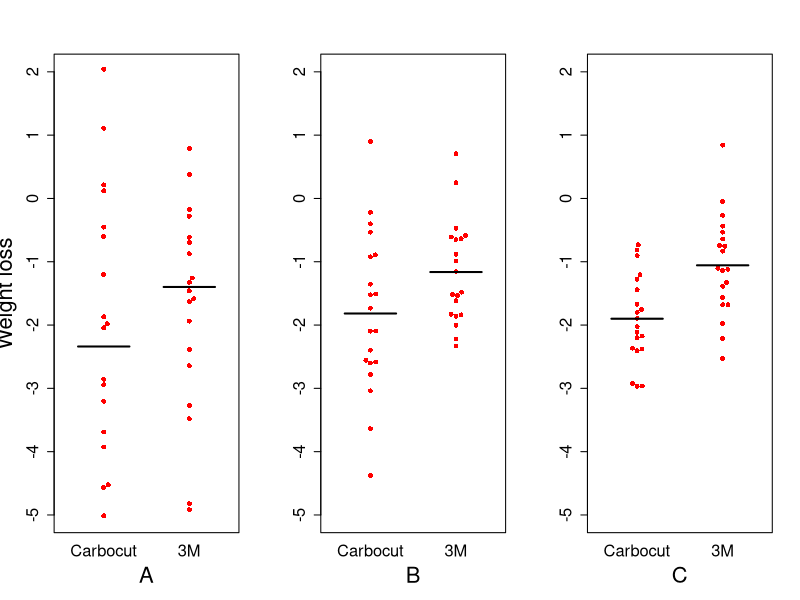

R code for this plot: (Note: this script raises an error after producing the figure.)
## ---- chunk 1
list_of_packages<-c("tidyverse","kableExtra","knitr","MASS")
new.packages <- list_of_packages[!(list_of_packages %in% installed.packages()[,"Package"])]
if(length(new.packages))install.packages(new.packages,dependencies = TRUE)

library(tidyverse)
library(kableExtra)
library(knitr)
library(MASS)
library(dplyr)
library(magrittr)
library(ggplot2)
library(ggpubr)

## ---- chunk 2
library(beeswarm) #nice plotting package
library(doBy)
set.seed(8) #to ensure same values generated on each run - change to any other number for different results

#create a set of values to simulate for true group differences in SD units
truediff<-c(.1,.75,1.25) #here we have 3 values; c stands for cocatenate so we get 3 values
#in a vector; we can refer to them as truediff[1], truediff[2] and truediff[3]
truelabel<-c('A','B','C') #to label the plots for each run

ndiffs<-length(truediff)

par(mfrow=c(1,3))

myn<-20 #N per group
myES <- NA
for (i in 1:ndiffs){
  thisdiff<-truediff[i]
mynum <- rnorm(myn*2)
mynum[1:myn]<-mynum[1:myn]-thisdiff  #add truediff value to group 1 scores

#scale so that variances differ rather than means
mynum<-(-2)*mynum/(i)-2 #just divide by 1, 2 or 3, after switching polarity and multiplying by 2 (to make it more compatible with the example)

mygp<-c(rep(2,myn),rep(1,myn))#generate group IDs for equal sized groups 1 and 2
mydat<-data.frame(cbind(mygp,mynum)) #stick it all together in a dataframe
#mydat #uncomment this to look at the dataframe if you like

#Show the plot with the stats
myylab<-''
if (i==1){myylab<-'Weight loss'}
mydat$mygp<-as.factor(mydat$mygp)
levels(mydat$mygp)<-c('Carbocut','3M')

beeswarm(mynum~mygp , data = mydat,xlab=truelabel[i],ylab=myylab,
         col='red',pch=16,ylim=c(-5,2),cex.axis=1.5,cex.lab=2)
segments(x0 = 0.7, x1 = 1.3,
         y0 = mean(mydat$mynum[21:40]), 
         lty = 1, lwd = 2,col='black')
segments(x0 = 1.7, x1 = 2.3,
         y0 = mean(mydat$mynum[1:20]), 
         lty = 1, lwd = 2,col='black')
myES[i]<-(mean(mydat$mynum[21:40])-mean(mydat$mynum[1:20]))/mean(sd(mydat$mynum[1:20]),sd(mydat$mynum[21:40]))

}



## ---- chunk 3
knitr::include_graphics('images/Effectsizes_fig.jpg')
## ---- chunk 4
#Plot taken from Law of Small numbers paper: needs formatting etc - possibly redoing in ggplot. For now, I have just read in the saved version. 
nsub <- 100 #set to size of largest group 
numrange<-c(10,20,40,80,160,320)
nset <- length(numrange)
sampledat<-data.frame(matrix(NA,nrow=nsub,ncol=nset)) #dummy frame to hold simulated data on nsub cases and nset columns
#prepare plot

ES<-.3

Nsample<-50

for (n in numrange){
  sampledat <- data.frame(matrix(NA,Nsample*2,3))
  colnames(sampledat)<-c('N','mean','ES')
  sampledat$N<-n
  thisrow<-0
  for(es in c(0,ES)){
    for (ns in 1:Nsample){
      thisrow<-thisrow+1
      sampledat$mean[thisrow] <- mean(rnorm(n,es,1))
      sampledat$ES[thisrow]<-es
    }
  }
  
  if(n==numrange[1]){ alldat<-sampledat}
  if(n>numrange[1]){alldat<-rbind(alldat,sampledat)} #bolt on next sample size in long format
}


#specify pink colour for control group, and blue for experimental group
alldat$colour <- 'deeppink'
w <- which(alldat$ES==ES)
alldat$colour[w]<-'blue'

beeswarm(alldat$mean~alldat$N,pwcol=alldat$colour,cex=.7,pch=16,xlab='Sample size',ylab='Observed effect size',ylim=c(-.7,.9))
abline(h=ES,lty=3,lwd=2,col='blue')
abline(h=0,lty=3,lwd=2,col='deeppink')
text(.6,-.62,'Power:',cex=.8)
for (samplesize in 1:6){
  mypower <-  power.t.test(n = numrange[samplesize], delta = ES, sd = 1, sig.level = 0.05,
                           type = c("two.sample"),
                           alternative = c("one.sided"))
  text((samplesize),-.7,round(mypower$power,3),cex=.8)
}

## ---- chunk 5
knitr::include_graphics('images/bees_ES0.3_Nall.jpg')
## ---- chunk 6
knitr::include_graphics("images/paleblueline.png")
## ---- chunk 7
knitr::include_graphics("images/paleblueline.png")
## ---- chunk 8
options(kableExtra.html.bsTable = T)
mymat<-matrix(NA,nrow=2,ncol=3)

mymat[,1]<-c("Reject Null hypothesis","Do Not Reject Null Hypothesis")

mymat[,2]<-c("True Positive","False Negative \n (Type II error)")
mymat[,3]<-c("False Positive \n (Type I error)","True Negative")

mymat<-as.data.frame(mymat)
names(mymat)<-c("","Intervention effective","Intervention ineffective")

knitr::kable(mymat,escape = F, align = "c", booktabs = T, caption = 'Outcomes of hypothesis test') %>%
  kable_styling(c("striped", "bordered"), latex_options = "striped", full_width = F) %>%
  column_spec(1:1, bold = T) %>%
  column_spec(1:3,width = "9em") %>%
  add_header_above(c(" ","Ground truth" = 2))
## ---- chunk 9
#https://stats.stackexchange.com/questions/14140/how-to-best-display-graphically-type-ii-beta-error-power-and-sample-size

#TeachingDemos package in R for inspiration.

mha <- 1  # mean under the alternative
z <- qnorm(1-0.05,0,1/sqrt(1))   
n <- 1
x <- seq(-3, 4, length=1000)
dh0 <- dnorm(x, 0, 1/sqrt(n))
dh1 <- dnorm(x, mha, 1/sqrt(n))
mydata<-data.frame(x,dh0,dh1) %>% mutate(area = x >= z)


p1<-ggplot(data = mydata, aes(x = x, ymin = 0, ymax = dh0, fill = area)) +
  geom_ribbon(alpha=0.5) +
  geom_line(aes(y = dh0)) +
  geom_vline(xintercept = z, linetype = 'dashed') +
  theme_bw()+ylab("") +theme(legend.title = element_blank(),legend.text = element_text(c("Alpha","")))+ scale_fill_manual(labels = c("","Alpha"),values=c("white","red"))+
  annotate(geom = 'text', x = z+0.2, y = 0.15, colour="red", label = 'Type I Error\n (Alpha)', hjust = -0.2)+annotate(geom = 'text', x = -2, y = 0.3, label = 'Null, H0\nMean = 0')+xlab("")+theme(legend.position = "none")+ggtitle("NULL DISTRIBUTION")

p2<-ggplot(data = mydata, aes(x = x, ymin = 0, ymax = dh1, fill = area)) +
  geom_ribbon(alpha=0.5) +
  geom_line(aes(y = dh1)) +
  geom_vline(xintercept = z, linetype = 'dashed') +
  theme_bw()+ylab("") +theme(legend.title = element_blank(),legend.text = element_text(c("Power","Type II (Beta)")))+ scale_fill_manual(labels = c("Type II (Beta)","Power"),values=c("Blue","yellow"))+
  annotate(geom = 'text', x = -0.25, y = 0.1, label = 'Type II \nError (Beta)', hjust = -0.1) +
  annotate(geom = 'text', x = z+0.2, y = 0.1, label = 'Power\n (1-Beta)', hjust = -0.01)+
  annotate(geom = 'text', x = -2, y = 0.3, label = 'Alternative, H1\nMean = 1')+xlab("")+theme(legend.position = "none")+ggtitle("ALTERNATIVE DISTRIBUTION")

ggarrange(p1, p2, ncol = 1, nrow = 2)


## ---- chunk 10
#https://stats.stackexchange.com/questions/14140/how-to-best-display-graphically-type-ii-beta-error-power-and-sample-size

#TeachingDemos package in R for inspiration.


mha <- 1  # mean under the alternative
n <- 10
z <- qnorm(1-0.05,0,1/sqrt(n))   

x <- seq(-3, 4, length=1000)
dh0 <- dnorm(x, 0, 1/sqrt(n))
dh1 <- dnorm(x, mha, 1/sqrt(n))
mydata<-data.frame(x,dh0,dh1) %>% mutate(area = x >= z)


p1<-ggplot(data = mydata, aes(x = x, ymin = 0, ymax = dh0, fill = area)) +
  geom_ribbon(alpha=0.5) +
  geom_line(aes(y = dh0)) +
  geom_vline(xintercept = z, linetype = 'dashed') +
  theme_bw()+ylab("") +theme(legend.title = element_blank(),legend.text = element_text(c("Alpha","")))+ scale_fill_manual(labels = c("","Alpha"),values=c("white","red"))+
  annotate(geom = 'text', x = z+0.2, y = 0.25, colour="red", label = 'Type I Error\n (Alpha)', hjust = -0.2)+annotate(geom = 'text', x = -1, y = 1, label = 'Null, H0\nMean = 0')+xlab("")+theme(legend.position = "none")+ggtitle("NULL DISTRIBUTION")

p2<-ggplot(data = mydata, aes(x = x, ymin = 0, ymax = dh1, fill = area)) +
  geom_ribbon(alpha=0.5) +
  geom_line(aes(y = dh1)) +
  geom_vline(xintercept = z, linetype = 'dashed') +
  theme_bw()+ylab("") +theme(legend.title = element_blank(),legend.text = element_text(c("Power","Type II (Beta)")))+ scale_fill_manual(labels = c("Type II (Beta)","Power"),values=c("Blue","yellow"))+
  annotate(geom = 'text', x = -0.5, y = 0.5, label = 'Type II \nError (Beta)', hjust = -0.1) +
  annotate(geom = 'text', x = z+0.2, y = 0.5, label = 'Power\n (1-Beta)', hjust = -0.01)+
  annotate(geom = 'text', x = -1, y = 1, label = 'Alternative, H1\nMean = 1')+xlab("")+theme(legend.position = "none")+ggtitle("ALTERNATIVE DISTRIBUTION")

ggarrange(p1, p2, ncol = 1, nrow = 2)


## ---- chunk 11
knitr::include_graphics("images/paleblueline.png")
## ---- chunk 12
myseq <- seq(10,200,10)
plot(myseq,1/sqrt(myseq),type='b',ylab='SE',xlab='N')

## ---- chunk 13
knitr::include_graphics("images/paleblueline.png")
